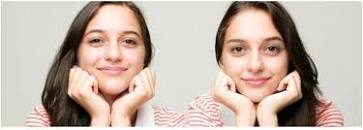
#> input picture sample_photo.jpg, 363 x 130 px
$ python -i model.py   (imports and definitions only)
#> lines starting #> are read from the running program, lines starting #| are printed output that depends on the picture; after the words box and inside, x2 and y2 are one past the last pixel; in counts of white or black regions, pixels touching at a corner belong together
#> further down, picture is the input picture: PIL image 363x130 RGB; mean R, G, B 197.2, 180.4, 170.2
import cv2
import numpy as np
from PIL import Image, ImageEnhance


class ImageModel:
    def __init__(self):
        self.face_cascade = cv2.CascadeClassifier(
        cv2.data.haarcascades + "haarcascade_frontalface_default.xml"
        )
        self.eye_cascade = cv2.CascadeClassifier(
        cv2.data.haarcascades + "haarcascade_eye.xml"
        )
        self.smile_cascade = cv2.CascadeClassifier(
        cv2.data.haarcascades + "haarcascade_smile.xml"
        )

    def load_image(self, img):
        im = Image.open(img)
        return im

    def detect_faces(self, our_image):
        new_img = np.array(our_image.convert("RGB"))
        img = cv2.cvtColor(new_img, 1)
        gray = cv2.cvtColor(new_img, cv2.COLOR_BGR2GRAY)
        # Detect faces
        faces = self.face_cascade.detectMultiScale(gray, 1.1, 4)
        # Draw rectangle around the faces
        for x, y, w, h in faces:
            cv2.rectangle(img, (x, y), (x + w, y + h), (255, 0, 0), 2)
        return img, faces

    def detect_eyes(self, our_image):
        new_img = np.array(our_image.convert("RGB"))
        img = cv2.cvtColor(new_img, 1)
        gray = cv2.cvtColor(new_img, cv2.COLOR_BGR2GRAY)
        eyes = self.eye_cascade.detectMultiScale(gray, 1.3, 5)
        for ex, ey, ew, eh in eyes:
            cv2.rectangle(img, (ex, ey), (ex + ew, ey + eh), (0, 255, 0), 2)
        return img

    def detect_smiles(self, our_image):
        new_img = np.array(our_image.convert("RGB"))
        img = cv2.cvtColor(new_img, 1)
        gray = cv2.cvtColor(new_img, cv2.COLOR_BGR2GRAY)
        # Detect Smiles
        smiles = self.smile_cascade.detectMultiScale(gray, 1.1, 4)
        # Draw rectangle around the Smiles
        for x, y, w, h in smiles:
            cv2.rectangle(img, (x, y), (x + w, y + h), (255, 0, 0), 2)
        return img

    def cartonize_image(self, our_image):
        new_img = np.array(our_image.convert("RGB"))
        img = cv2.cvtColor(new_img, 1)
        gray = cv2.cvtColor(new_img, cv2.COLOR_BGR2GRAY)
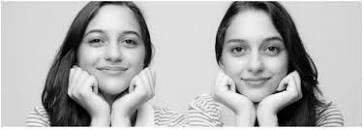
#> gray: shape (130, 363); min 0, max 255, mean 179.2
        # Edges
        gray = cv2.medianBlur(gray, 5)
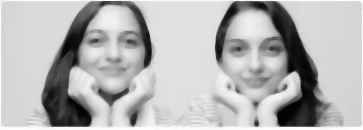
#> gray: shape (130, 363); min 1, max 255, mean 180.3
        edges = cv2.adaptiveThreshold(
            gray, 255, cv2.ADAPTIVE_THRESH_MEAN_C, cv2.THRESH_BINARY, 9, 9
        )
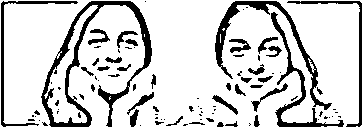
#> edges: shape (130, 363); 82.5% white; 93 black regions (54 under 20 px), largest, box (x1, y1, x2, y2) and area: (41, 1, 152, 127) 2426, (215, 1, 332, 110) 1376, (271, 12, 344, 127) 922
        # Color
        color = cv2.bilateralFilter(img, 9, 300, 300)
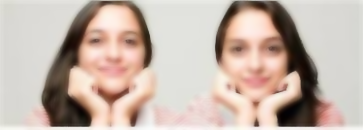
#> color: shape (130, 363, 3); mean R, G, B 197, 180.2, 170.1
        # Cartoon
        cartoon = cv2.bitwise_and(color, color, mask=edges)
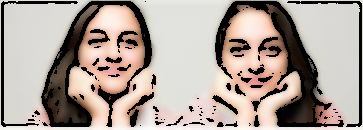
#> cartoon: shape (130, 363, 3); mean R, G, B 172.7, 160.3, 152.3

        return cartoon

    def cannize_image(self, our_image):
        new_img = np.array(our_image.convert("RGB"))
        img = cv2.cvtColor(new_img, 1)
        img = cv2.GaussianBlur(img, (11, 11), 0)
        canny = cv2.Canny(img, 100, 150)
        return canny

    def adjust_brightness(self, our_image, brightness):
        enhancer = ImageEnhance.Brightness(our_image)
        return enhancer.enhance(brightness)

>>> from PIL import Image
>>> picture = Image.open('sample_photo.jpg')
>>> result = ImageModel().cartonize_image(picture)
